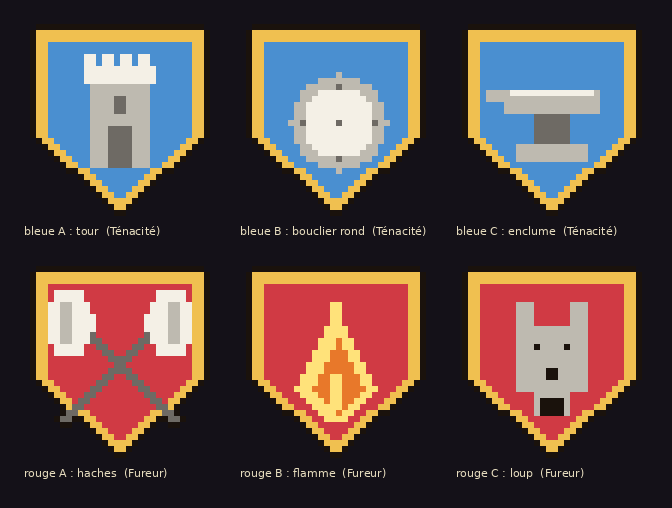

The script that saved this image:
"""Blasons des voies du Guerrier, planche v1 (proposition du directeur §5 : « un BLASON par voie, différent du picto du
premier pouvoir ; noms proposés : Ténacité (bleue), Fureur (rouge) »). Rien en jeu : à valider.

    python3 art/blasons_voies_v1.py   → art/blasons_voies_v1.png

Trois pistes par voie, un écu de 32 × 32 au contour sombre, bord doré :
  bleue (Ténacité) : A la tour, B le bouclier rond et ses rivets, C l'enclume ;
  rouge (Fureur)   : A les deux haches croisées, B la flamme, C la tête de loup hurlant.
"""
from PIL import Image, ImageDraw
from concert_v1 import Grid

PAL = {
    "K": (26, 18, 12), "G": (240, 192, 80), "g": (168, 124, 28),
    "U": (74, 143, 208), "u": (42, 90, 148), "V": (159, 208, 244),
    "R": (208, 58, 68), "r": (142, 31, 40), "q": (240, 120, 110),
    "W": (244, 240, 230), "w": (190, 186, 176), "x": (110, 106, 100), "O": (232, 120, 42), "Y": (255, 226, 122),
}


def shield(field, dark):
    g = Grid(32, 32)
    for y in range(1, 31):
        half = 14 if y < 18 else max(1, 14 - (y - 18) * 14 // 12)
        for x in range(16 - half, 16 + half):
            g.px(x, y, "G")
        for x in range(16 - half + 2, 16 + half - 2):
            if 3 <= y <= 28:
                g.px(x, y, field)
    return g


def tower(g):
    g.rect(11, 9, 20, 23, "w"); g.rect(10, 7, 21, 9, "W")
    for x in (10, 13, 16, 19):
        g.rect(x, 5, x + 1, 6, "W")
    g.rect(14, 17, 17, 23, "x"); g.rect(15, 12, 16, 14, "x")


def round_shield(g):
    for y in range(8, 25):
        for x in range(8, 25):
            d = ((x - 16) ** 2 + (y - 16) ** 2) ** 0.5
            if d <= 8:
                g.px(x, y, "w" if d > 6 else "W")
    for (x, y) in ((16, 10), (16, 22), (10, 16), (22, 16), (16, 16)):
        g.px(x, y, "x")


def anvil(g):
    g.rect(8, 11, 23, 14, "w"); g.rect(5, 11, 8, 12, "w"); g.rect(13, 15, 18, 19, "x"); g.rect(10, 20, 21, 22, "w")
    g.rect(9, 11, 22, 11, "W")


def axes(g):
    # Deux manches de bois croisés, deux fers en demi-lune.
    for i in range(17):
        for t in (0, 1):
            g.px(8 + i + t, 9 + i, "x")
            g.px(23 - i - t, 9 + i, "x")
    for y in range(4, 15):
        w = 5 - abs(y - 9) // 2
        g.rect(6 - w // 2, y, 6 + w, y, "W")
        g.rect(25 - w, y, 25 + w // 2, y, "W")
    g.rect(6, 6, 7, 12, "w"); g.rect(24, 6, 25, 12, "w")


def flame(g):
    for y in range(6, 26):
        w = max(1, (y - 6) * 7 // 14) if y < 20 else 7 - (y - 20)
        for x in range(16 - w, 16 + w):
            g.px(x, y, "O" if abs(x - 16) < w - 2 else "Y")
    g.rect(15, 18, 16, 23, "Y")


def wolf(g):
    g.rect(10, 10, 21, 20, "w"); g.rect(10, 6, 12, 10, "w"); g.rect(19, 6, 21, 10, "w")
    g.rect(13, 20, 18, 24, "w"); g.rect(14, 22, 17, 24, "K"); g.px(13, 13, "K"); g.px(18, 13, "K"); g.rect(15, 17, 16, 18, "K")


S = {}
for name, field, dark, draw in (("bleue A : tour", "U", "u", tower), ("bleue B : bouclier rond", "U", "u", round_shield), ("bleue C : enclume", "U", "u", anvil),
                                 ("rouge A : haches", "R", "r", axes), ("rouge B : flamme", "R", "r", flame), ("rouge C : loup", "R", "r", wolf)):
    g = shield(field, dark)
    draw(g)
    S[name] = g.rows()


def render():
    scale, pad = 6, 24
    img = Image.new("RGB", (3 * (32 * scale + pad) + pad, 2 * (32 * scale + 50) + pad), (20, 17, 24))
    d = ImageDraw.Draw(img)
    from PIL import ImageFont
    try:
        font = ImageFont.truetype("DejaVuSans.ttf", 11)
    except OSError:
        font = ImageFont.load_default()
    for i, (name, rows) in enumerate(S.items()):
        ox = pad + (i % 3) * (32 * scale + pad)
        oy = pad + (i // 3) * (32 * scale + 50)
        for y, r in enumerate(rows):
            for x, ch in enumerate(r):
                if ch != ".":
                    d.rectangle([ox + x * scale, oy + y * scale, ox + (x + 1) * scale - 1, oy + (y + 1) * scale - 1], fill=PAL[ch])
        d.text((ox, oy + 32 * scale + 8), name + ("  (Ténacité)" if "bleue" in name else "  (Fureur)"), fill=(230, 220, 190), font=font)
    img.save("art/blasons_voies_v1.png")
    print(img.size)


if __name__ == "__main__":
    render()
